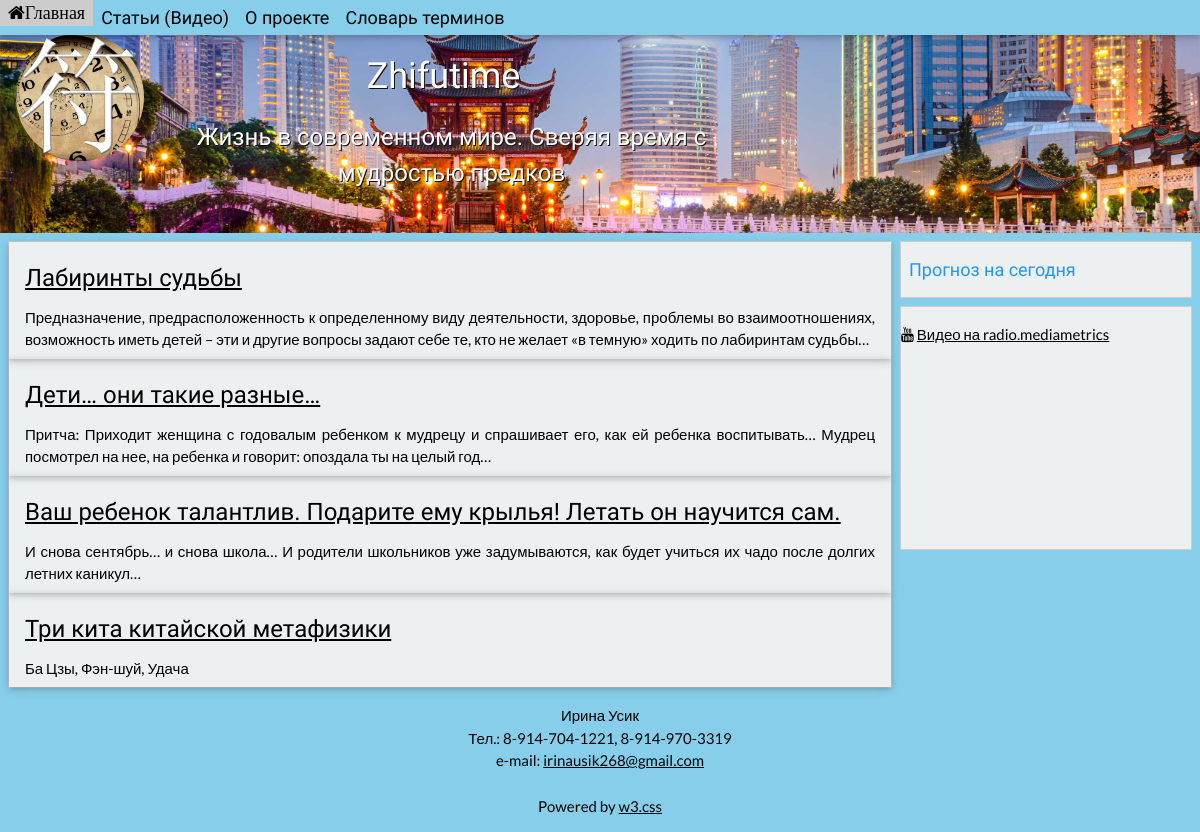
The page /articles/ on the database as committed earlier.
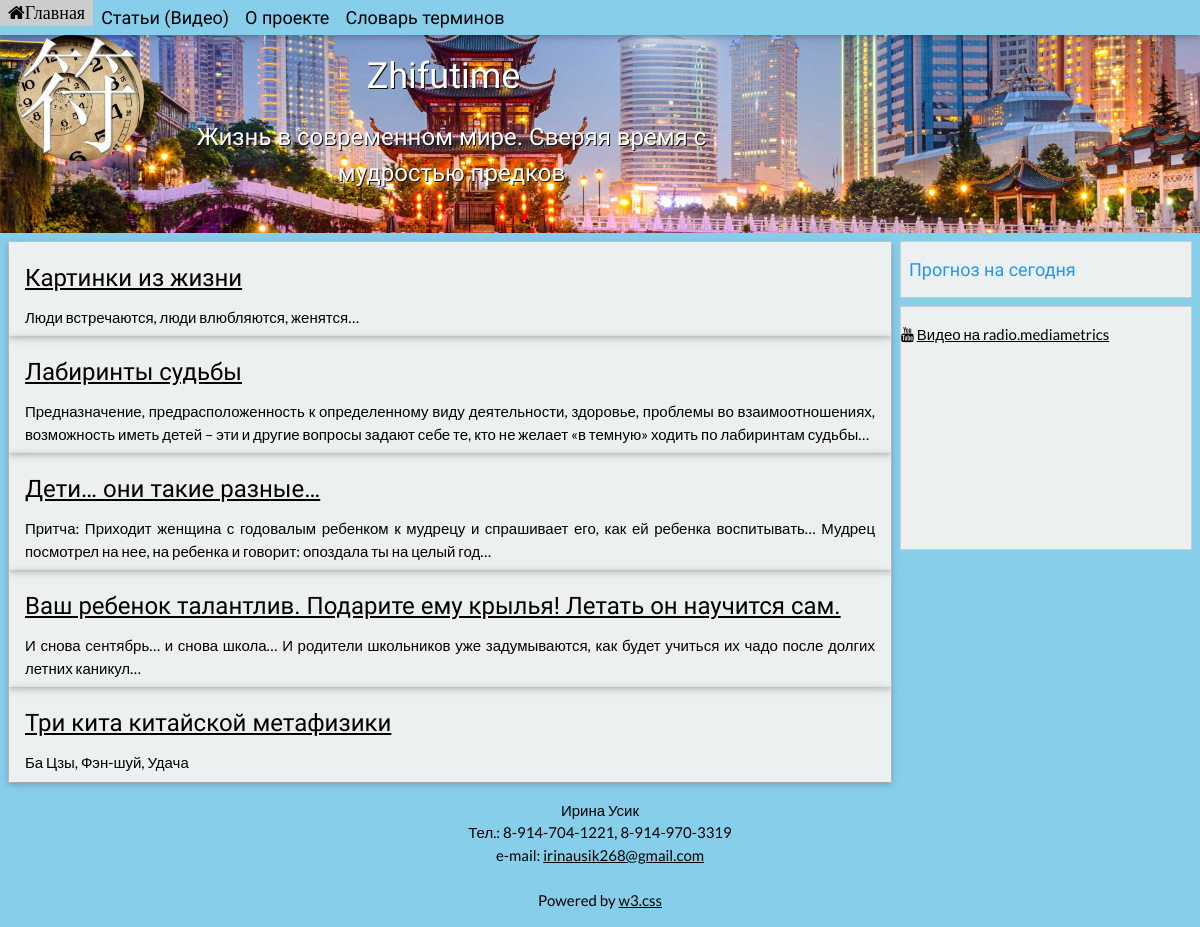
The same page on the database as committed later.
### zhifutime/models.py (models this page shows)
class Article(models.Model):
    title = models.CharField(max_length=200)
    slug = models.SlugField(max_length=250, unique_for_date='publish')
    desc = models.CharField(max_length=350, default='', null=True, blank=True,
                            help_text='Краткое описание статьи')
    text = tinymce_models.HTMLField()
    publish = models.DateTimeField(default=timezone.now)
    class Meta:
        ordering = ('-publish',)
        verbose_name = 'Статья'
        verbose_name_plural = 'Статьи'

### zhifutime/views.py (the view)
# urls.py: url(r'^articles/(?P<art_id>\d+)/$', views.article_id, name='article_id'),
def articles(request):
    articles_ = Article.objects.all()
    return render(request, 'articles.html', {'articles': articles_})

### zhifutime/templates/articles.html (shortened to what this page needs)
{%  extends 'basetry.html' %}
{% block main_content %}
    {% for article in articles %}
        <div class="w3-card w3-padding w3-hover-sand">
        <a href="{% url "article_id" article.id %}">
        <h3 class="w3-left-align">{{article.title|safe}}</h3></a>
        {% if not article.desc == None %}
            {{ article.desc }}
        {% endif %}
        </div>
    {% endfor %}
 {% endblock %}

### zhifutime/templates/basetry.html (shortened to what this page needs)
{% load staticfiles %}
<!DOCTYPE html>
<html>
<head>
<link rel="stylesheet" href="{% static "w3.css" %}">
<link rel="stylesheet" href="{% static "components.css" %}">
<link rel="stylesheet" href="https://cdnjs.cloudflare.com/ajax/libs/font-awesome/4.7.0/css/font-awesome.min.css">
        <link rel="stylesheet" type="text/css"  href="http://www.mingli.ru/css/mingli_widget.css" />
</head>
<body>
<div class="w3-top">
  <div class="w3-bar w3-light-blue w3-card-2 w3-left-align w3-large">
    <a href="{% url "home_page" %}"  class="w3-bar-item w3-button w3-padding-small w3-white fa fa-home">Главная</a>
    <a href="{% url "articles" %}" class="w3-bar-item w3-button w3-hide-small  w3-padding-small w3-hover-white">Статьи (Видео)</a>
    <a href="{% url "projectinfo" %}" class="w3-bar-item w3-button w3-hide-small  w3-padding-small w3-hover-white">О проекте</a>
    <a href="{% url "thesaurus" %}" class="w3-bar-item w3-button w3-hide-small  w3-padding-small w3-hover-white">Словарь терминов</a>
  </div>
</div>
<header>
    <div class="backimaged w3-container w3-text-white w3-center w3-pale-blue" style="text-shadow: 1px 1px #111111; margin-top: 10px" >
    <div class="w3-left ">
        <div class="w3-left w3-circle w3-hide-small" style="background: url({% static "time.jpg" %}); background-size: cover">
            <img  src="{% static "zhifu.png" %}" style="filter: invert(100%); width:128px;height:128px;">
        </div>
        <h1 class="w3-margin ">Zhifutime</h1>
        <h3 class="w3-xlarge w3-text-white">Жизнь в современном мире. Cверяя время с мудростью предков</h3>
    </div>
    </div>
</header>
<div class="w3-row w3-light-blue" style="text-align: justify;">
 <div class="w3-col m8 l9 s12">
   <div class="backclouded w3-border" style="margin: 8px; ">
  {% block main_content %}{% endblock %}
   </div>
 </div>
 <div class="w3-col m4 l3   w3-hide-small" >
   <div id="prediction_widget" class="w3-border hidden_sometimes backclouded" style="margin-right: 8px; margin-top: 8px">
      <h3 class="w3-text-blue w3-large w3-padding-small">Прогноз на сегодня</h3>
   </div>
   <div class="w3-border w3-padding-16 backclouded" style="margin-right: 8px; margin-top: 8px">
     <i class="fa fa-youtube" aria-hidden="true"></i>
         <a href="http://radio.mediametrics.ru/chinese_Metaphysics/" target="_blank">Видео на radio.mediametrics</a>
       <div class="videoWrapper">
        <iframe  src="https://www.youtube.com/embed/VBKWyusd4sM" frameborder="0" allowfullscreen></iframe>
       </div>
   </div>
 </div>
</div>
<footer class="w3-container w3-center  w3-light-blue">
    <div class="w3-padding">Ирина Усик <section>Тел.: 8-914-704-1221, 8-914-970-3319</section>
        <section>e-mail: <a href="mailto:irinausik268@gmail.com">irinausik268@gmail.com</a></section></div>
 <p>Powered by <a href="https://www.w3schools.com/w3css/default.asp" target="_blank">w3.css</a></p>
</footer>
</body>
</html>

### zhifutime/static/w3.css (style rules this page uses)
*,*:before,*:after { box-sizing:inherit }
html { -ms-text-size-adjust:100%;-webkit-text-size-adjust:100% }
body { margin:0 }
article,aside,details,figcaption,figure,footer,header,main,menu,nav,section,summary { display:block }
a { background-color:transparent;-webkit-text-decoration-skip:objects }
img { border-style:none }
html,body { font-family:Verdana,sans-serif;font-size:15px;line-height:1.5 }
html { overflow-x:hidden }
h1 { font-size:36px }
h3 { font-size:24px }
h1,h2,h3,h4,h5,h6 { font-family:"Segoe UI",Arial,sans-serif;font-weight:400;margin:10px 0 }
img { margin-bottom:-5px }
a { color:inherit }
.w3-btn,.w3-button { border:none;display:inline-block;outline:0;padding:8px 16px;vertical-align:middle;overflow:hidden;text-decoration:none;color:inherit;background-color:inherit;text-align:center;cursor:pointer;white-space:nowrap }
.w3-btn,.w3-button { -webkit-touch-callout:none;-webkit-user-select:none;-khtml-user-select:none;-moz-user-select:none;-ms-user-select:none;user-select:none }
.w3-bar { width:100%;overflow:hidden }
.w3-bar .w3-bar-item { padding:8px 16px;float:left;width:auto;border:none;outline:none;display:block }
.w3-bar .w3-button { white-space:normal }
.w3-container:after,.w3-container:before,.w3-panel:after,.w3-panel:before,.w3-row:after,.w3-row:before,.w3-row-padding:after,.w3-row-padding:before, .w3-cell-row:before,.w3-cell-row:after,.w3-clear:after,.w3-clear:before,.w3-bar:before,.w3-bar:after { content:"";display:table;clear:both }
.w3-col,.w3-half,.w3-third,.w3-twothird,.w3-threequarter,.w3-quarter { float:left;width:100% }
.w3-col.s12 { width:99.99999% }
@media (min-width:601px) { .w3-col.m4,.w3-third { width:33.33333% } }
@media (min-width:601px) { .w3-col.m8,.w3-twothird { width:66.66666% } }
@media (min-width:993px) { .w3-col.l3 { width:24.99999% } }
@media (min-width:993px) { .w3-col.l9 { width:74.99999% } }
.w3-top,.w3-bottom { position:fixed;width:100%;z-index:1 }
.w3-top { top:0 }
.w3-circle { border-radius:50% }
.w3-container,.w3-panel { padding:0.01em 16px }
.w3-card,.w3-card-2 { box-shadow:0 2px 5px 0 rgba(0,0,0,0.16),0 2px 10px 0 rgba(0,0,0,0.12) }
.w3-large { font-size:18px!important }
.w3-xlarge { font-size:24px!important }
.w3-left-align { text-align:left!important }
.w3-center { text-align:center!important }
.w3-border { border:1px solid #ccc!important }
.w3-margin { margin:16px!important }
.w3-padding-small { padding:4px 8px!important }
.w3-padding { padding:8px 16px!important }
.w3-padding-16 { padding-top:16px!important;padding-bottom:16px!important }
.w3-left { float:left!important }
.w3-light-blue,.w3-hover-light-blue:hover { color:#000!important;background-color:#87CEEB!important }
.w3-white,.w3-hover-white:hover { color:#000!important;background-color:#fff!important }
.w3-pale-blue,.w3-hover-pale-blue:hover { color:#000!important;background-color:#ddffff!important }
.w3-text-blue,.w3-hover-text-blue:hover { color:#2196F3!important }
.w3-text-white,.w3-hover-text-white:hover { color:#fff!important }

Rows that differ between the two databases and show on the page:
added Article: title "Картинки из жизни", desc "Люди встречаются, люди влюбляются, женятся…"
